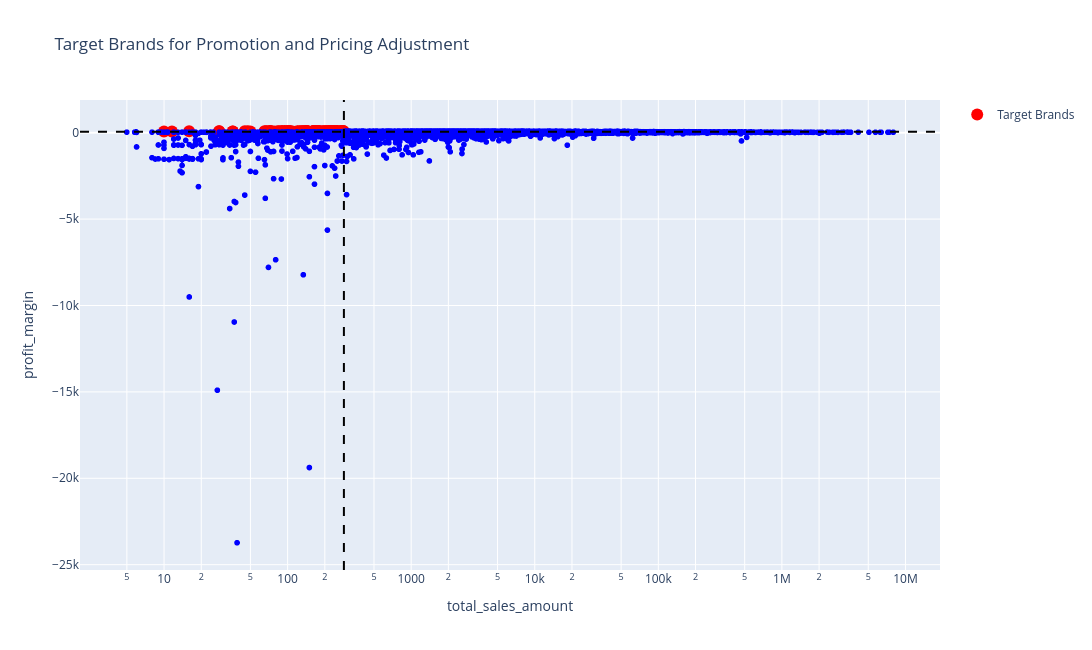

Notebook code cell kept with this figure:
### Code cell
import plotly.express as px
import plotly.io as pio

pio.renderers.default = "vscode"

non_target = brand_performance[
    ~brand_performance['description'].isin(target_brands['description'])
]

fig = px.scatter(
    non_target,
    x='total_sales_amount',
    y='profit_margin',
    hover_name='description',
    title='Target Brands for Promotion and Pricing Adjustment',
    color_discrete_sequence=['blue']
)

# highlight target brands
fig.add_scatter(
    x=target_brands['total_sales_amount'],
    y=target_brands['profit_margin'],
    mode='markers',   # removed +text
    marker=dict(color='red', size=12),
    name='Target Brands',
    customdata=target_brands['description'],
    hovertemplate="<b>%{customdata}</b><br>Sales: %{x:,.0f}<br>Profit Margin: %{y:.2f}<extra></extra>"
)

fig.add_hline(y=high_profit_threshold, line_dash="dash", line_color="black")
fig.add_vline(x=low_sales_threshold, line_dash="dash", line_color="black")

fig.update_layout(
    width=1100,
    height=650
)
fig.update_xaxes(type="log")
fig.show()

### Figure 1 — Plotly figure (JSON) as saved in the notebook; plotly's stock layout.template omitted (floating-point values rounded to 4 significant figures; data arrays with more than 128 entries replaced by an {"elided": "..."} marker saying what was removed)
{"data": [{"hovertemplate": "<b>%{hovertext}</b><br><br>total_sales_amount=%{x}<br>profit_margin=%{y}<extra></extra>", "hovertext": {"elided": "9541 str values"}, "legendgroup": "", "marker": {"color": "blue", "symbol": "circle"}, "mode": "markers", "name": "", "showlegend": false, "type": "scattergl", "x": {"elided": "9541 float values"}, "xaxis": "x", "y": {"elided": "9541 float values"}, "yaxis": "y"}, {"customdata": ["Absolut Orient Apple Vodka", "Alma Negra Gran Almanegra", "Aresti Pnt Nr Curico Vly", "Arrogant Frog Chardonnay", "BV Coastal Estate Moscato", "Basilica Amaretto", "Beaucanon Merlot Napa", "Black Box Moscato B/B", "C Y Toro Carmenere Terrunyo", "Cambas Nemea RSV Attica Rd", "Camila Malbec", "Casa Julia Merlot Rapel", "Casa Liliana Good Merlot", "Ch Fonroque St Emilion 10", "Ch Fugue de Nenin 09", "Ch Godeau St Emilion 10 Cru", "Ch La Gordonne Chapelle Rose", "Ch Malartic-Lagraviere Rouge", "Ch Pagodes de Cos 10 Brdx", "Ch de Bonhoste Red Brdx 09", "Chambord Vodka", "Charles Joguet Chinon Rose", "Cherry On Top Sweet White", "Circadia Cab Svgn Napa Vly", "Concannon Glen Ellen Wh Zin", "Cortijo Rosado Rioja", "Creme Yvette Liqueur", "Crown Royal Apple", "Dalton Canaan Red", "DeKuyper Buttershots Trav", "DeKuyper Mixed Berry Medley", "DeKuyper Peach Pucker", "Debauchery Pnt Nr", "Don Q Coco Coconut Rum", "Flag Hill Heritage Rd NH", "Georgi Watermelon Vodka", "Gerard Bertrand 13 Gris Blan", "Geyser Peak Pnt Nr", "Gifft Chardonnay", "Gordon Est Cab Svgn Columbia", "Hacienda Haro Lopez Cri Rsva", "Hangar One Blueberry Vodka", "Hangar One Kaffir Lime Vodk", "Herzog Kosher Wh Znfdl", "Irishman Cream Liqueur", "Islay Mist 8 Yr Old Scotch", "JM Gobillard Tradition Brut", "Jacobs Crk Moscato Rose", "Jadot Fixin 12", "Jadot Pernand Croix Blanc 12", "Jadot Santenay Clos Rous 12", "Jean Luc Colombo Ruchets 07", "King Rabbit Malbec Pay D'Oc", "King Robert II Scotch Whisky", "La Petite Maison Ventoux Bl", "Leblon Cedilla Acai Liqueur", "Louis Jadot Chmble-Musgny 11", "Mad Dogs & Englishmen Jumil", "Marquis de Chasse Red Gines", "McCormick Cherry Vodka", "Melini Orvieto Clsc Orzalume", "Mercer Pnt Gris", "Merry Irish Cream Liqueur", "Mommy's Time Out Delicious R", "Morande Edicion Limitada", "Morgan Winery Garys Vyd Pnt", "Nicolis Recioto Valpo Clsc", "Nuvo Lemon Sorbet Liqueur", "Nyers Vyds Sage Canyon Red", "Oak Leaf Pnt Grigio Cal", "Occhio A Vento Vermentino", "Ole Smoky Strawberry Lightin", "Pazo de Galegos Albarino", "Pinnacle Cake Vodka", "Pinnacle Orange Whipped", "Pinnacle Pumpkin Pie", "Pinot Evil VDP Beaute Pnt Nr", "Pro.mis.Q.ous White CA", "Promesses de France CdRhone", "R Stemmler Carneros Pnt Nr E", "Riunite Sweet White", "Royal Thistle Scotch", "Ruca Malen Yauquen Bonarda", "S S Pierce Ninety Nine Bl W", "Salmon & Trout Bordeaux Blnc", "Samos High Peaks Muscat", "Santa Rita Organic Svgn Bl", "Sauza Sparkling Margarita", "Sauza Sprklg Wild Berry Marg", "Scagliola Dolcesvago Moscato", "Secoli 14 Pnt Grigio Venezia", "Seghesio Arneis RRV", "Sette Ponti Crognolo Toscan", "Skyy Infusions Georgia Peach", "Smirnoff Sours Watermelon", "Tanteo Tropical Tequila", "The Club Mudslide", "The Club Strawbry Margarita", "The Messenger Telegram White", "The Royal Chenin Blanc", "Tommasi Poggio Tufo Cab Svgn", "Torna Sorrento Limoncello", "Tracia Syrah", "Valdivieso Brut", "Vampire Transylvania Merlot", "Vigne A Porrona Rosso", "Viu Manent Cab Svgn La Capil", "Wolf Blass Ylw Lb Shiraz/Cab", "Zerran Tinto Montsant", "Zhenka Vodka 80 Proof"], "hovertemplate": "<b>%{customdata}</b><br>Sales: %{x:,.0f}<br>Profit Margin: %{y:.2f}<extra></extra>", "marker": {"color": "red", "size": 12}, "mode": "markers", "name": "Target Brands", "type": "scatter", "x": [119.9, 249.9, 94.81, 239.8, 164.8, 47.45, 80.97, 134.9, 175.9, 179.9, 235.0, 215.8, 142.9, 104.0, 173.9, 126.0, 167.9, 236.0, 99.99, 101.9, 35.98, 181.9, 64.95, 74.99, 15.95, 237.8, 47.98, 27.86, 109.9, 175.8, 252.8, 90.93, 11.58, 77.94, 49.96, 99.9, 179.9, 71.96, 279.8, 131.9, 179.9, 167.9, 167.9, 97.86, 129.9, 213.9, 199.9, 89.94, 209.9, 105.0, 140.0, 160.0, 143.8, 246.9, 160.8, 89.97, 99.98, 279.8, 205.8, 188.7, 159.8, 89.93, 35.97, 65.94, 284.8, 223.9, 219.8, 125.0, 132.9, 71.76, 67.83, 143.9, 230.9, 85.41, 104.4, 233.8, 119.9, 191.9, 71.91, 73.98, 161.7, 203.9, 231.7, 67.41, 89.8, 160.9, 9.99, 167.8, 27.96, 104.8, 189.8, 197.8, 139.9, 215.8, 145.5, 199.9, 83.58, 143.3, 208.9, 203.8, 269.7, 265.8, 44.94, 220.8, 227.2, 272.8, 167.9, 194.8, 139.9, 240.4], "y": [87.65, 86.21, 96.54, 67.52, 57.78, 85.08, 54.65, 70.77, 91.77, 67.55, 66.24, 55.24, 81.83, 67.53, 54.95, 77.17, 88.74, 67.1, 67.54, 78.95, 63.51, 75.04, 89.01, 68.04, 83.45, 69.05, 61.84, 89.81, 76.52, 95.94, 96.85, 56.36, 65.98, 73.34, 65.53, 76.37, 59.77, 86.12, 94.25, 88.81, 89.63, 87.28, 75.49, 80.83, 68.01, 83.74, 76.66, 83.92, 78.36, 77.48, 83.22, 65.51, 77.76, 77.87, 88.56, 73.34, 65.51, 97.67, 61.4, 65.08, 58.62, 75.65, 73.53, 67.33, 79.35, 71.24, 69.7, 84.85, 90.15, 67.56, 80.69, 82.5, 93.9, 82.65, 79.8, 55.69, 59.46, 73.48, 92.34, 65.52, 97.46, 73.75, 69.31, 73.74, 66.93, 65.54, 66.47, 96.79, 82.15, 68.22, 60.59, 77.16, 71.61, 86.84, 56.96, 69.92, 91.33, 98.97, 69.07, 64.54, 74.79, 87.86, 88.5, 78.6, 96.24, 96.83, 65.51, 78.5, 77.59, 87.3]}], "layout": {"height": 650, "legend": {"tracegroupgap": 0}, "shapes": [{"line": {"color": "black", "dash": "dash"}, "type": "line", "x0": 0, "x1": 1, "xref": "x domain", "y0": 54.32, "y1": 54.32, "yref": "y"}, {"line": {"color": "black", "dash": "dash"}, "type": "line", "x0": 285.4, "x1": 285.4, "xref": "x", "y0": 0, "y1": 1, "yref": "y domain"}], "title": {"text": "Target Brands for Promotion and Pricing Adjustment"}, "width": 1100, "xaxis": {"anchor": "y", "domain": [0, 1], "title": {"text": "total_sales_amount"}, "type": "log"}, "yaxis": {"anchor": "x", "domain": [0, 1], "title": {"text": "profit_margin"}}}}
